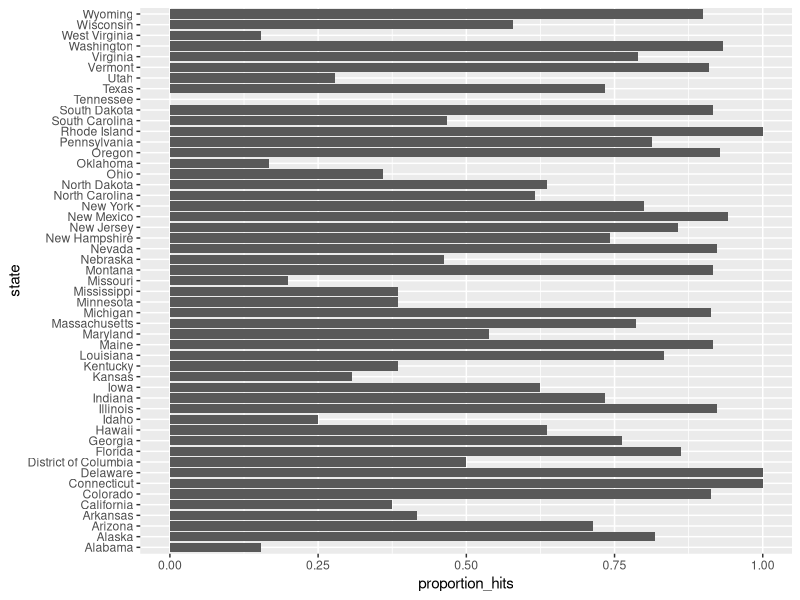
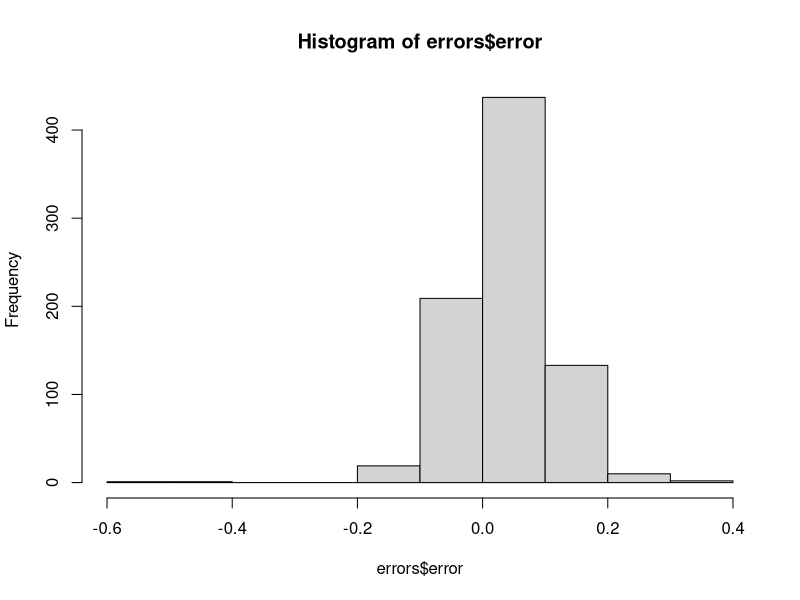
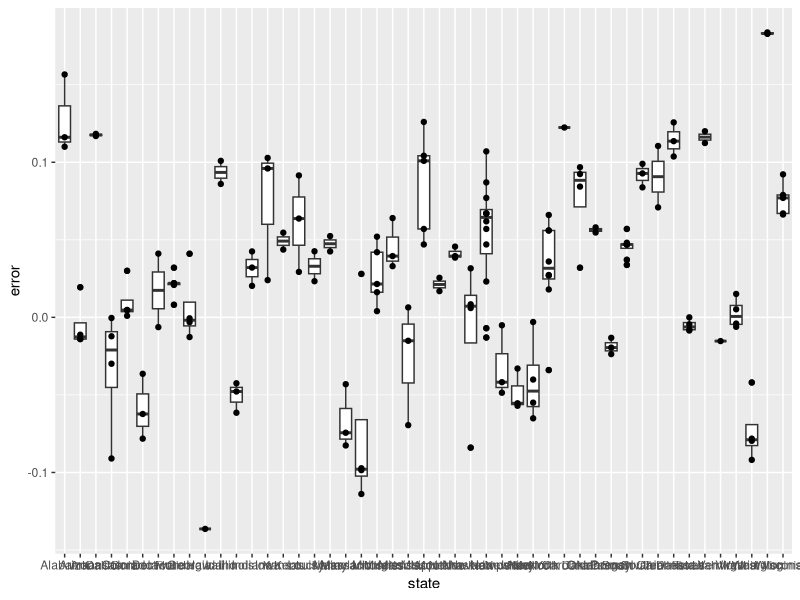
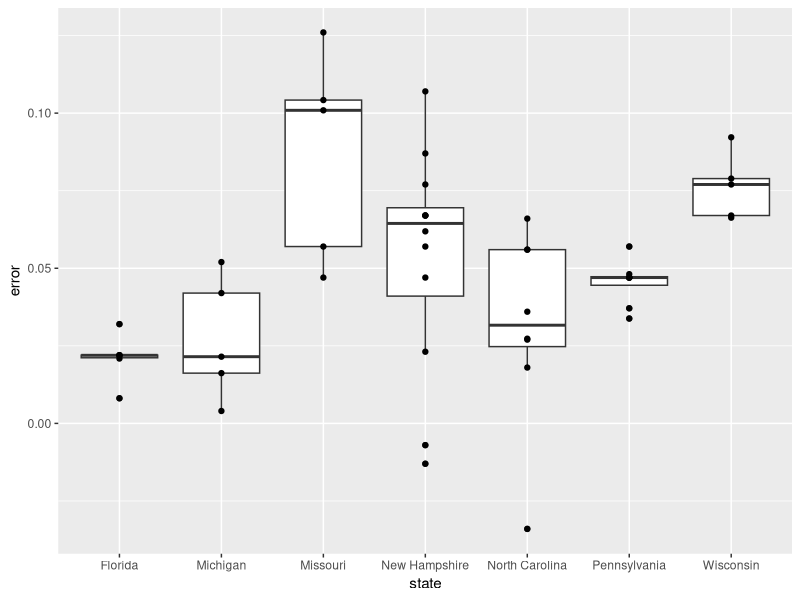
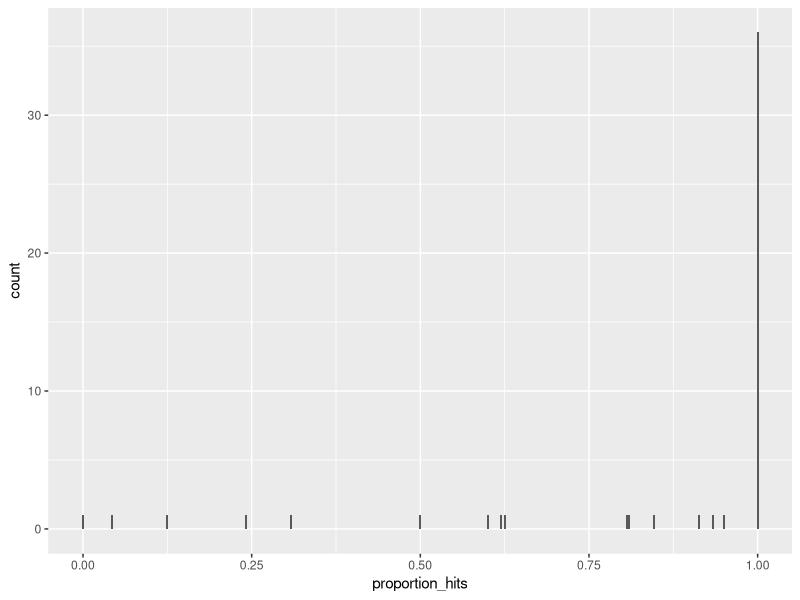
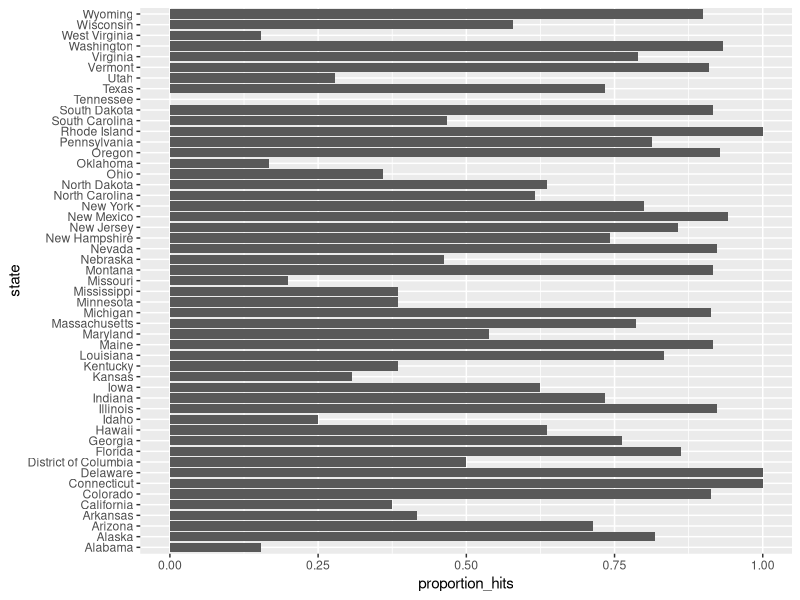
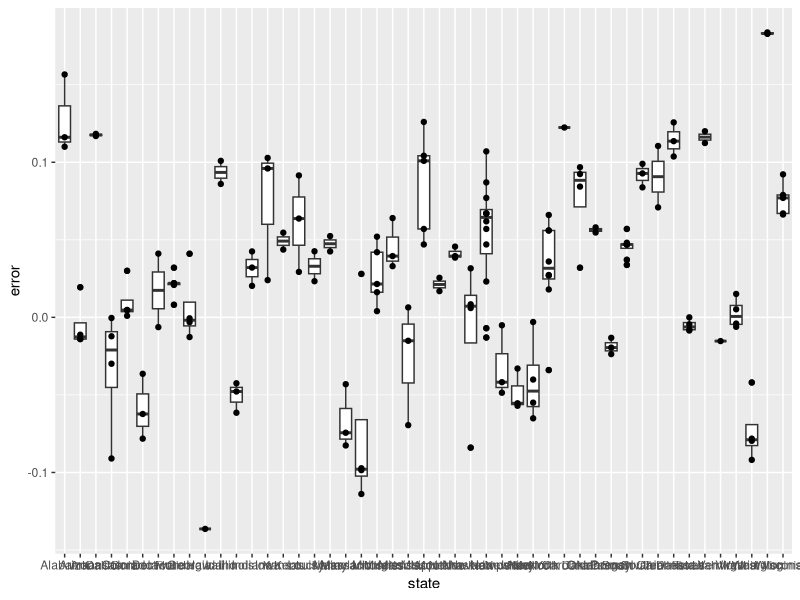
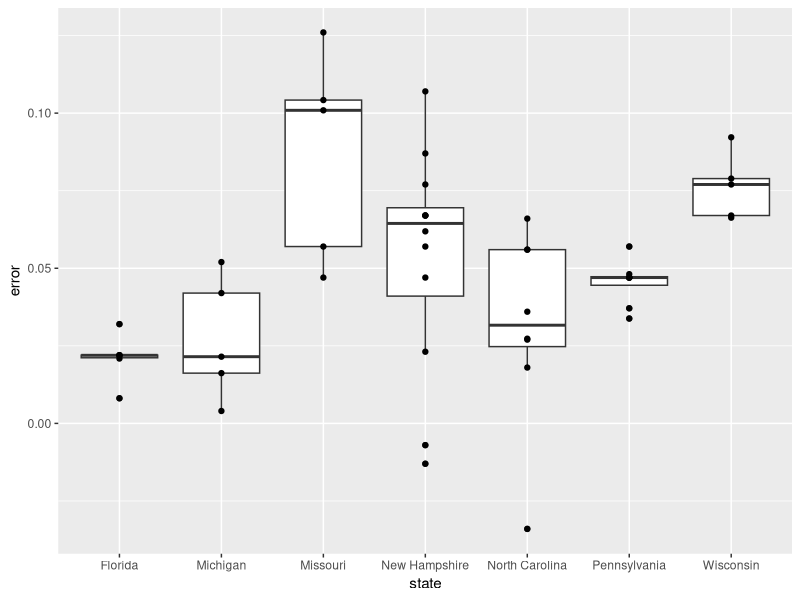

Write the R code that produced these figures, in order. (Note: this script raises an error after producing the figures.)
# Load the libraries and data
library(dplyr)
library(dslabs)
library(tidyverse)
data("polls_us_election_2016")
names(polls_us_election_2016)

# Create a table called `polls` that filters by  state, date, and reports the spread
polls <- polls_us_election_2016 %>% 
  filter(state != "U.S." & enddate >= "2016-10-31") %>% 
  mutate(spread = rawpoll_clinton/100 - rawpoll_trump/100)
names(polls)

# Create an object called `cis` that has the estimate of the proportion of Clinton voters for each poll, standard error of the spread and its confident intervals
cis <- polls %>% mutate(X_hat=(spread+1)/2, se=2*sqrt(X_hat*(1-X_hat)/samplesize),lower=spread - qnorm(0.975)*se, upper=spread + qnorm(0.975)*se) %>% 
  select(state, startdate, enddate, pollster, grade, spread, lower, upper)

# Add the actual results to the `cis` data set
add <- results_us_election_2016 %>% mutate(actual_spread = clinton/100 - trump/100) %>% select(state, actual_spread)
ci_data <- cis %>% mutate(state = as.character(state)) %>% left_join(add, by = "state")
names(ci_data)
# Create an object that summarizes the proportion of confidence intervals that contain the actual value.
p_hits <- ci_data %>% mutate(hit = (actual_spread >= lower & actual_spread <=upper)) %>% summarize(proportion_hits=mean(hit))
p_hits

# proportion of hits for each pollster that has at least 5 polls.
add <- results_us_election_2016 %>% mutate(actual_spread = clinton/100 - trump/100) %>% select(state, actual_spread)
ci_data <- cis %>% mutate(state = as.character(state)) %>% left_join(add, by = "state")
p_hits <- ci_data %>% mutate(hit = (actual_spread >= lower & actual_spread <=upper)) %>% group_by(pollster) %>% filter(n() >= 5) %>% summarize(proportion_hits=mean(hit)) %>% arrange
p_hits
# Stratify by pollsters
p_hits <- ci_data %>% 
  mutate(hit = (actual_spread >= lower & actual_spread <=upper)) %>% 
  group_by(pollster) %>% 
  filter(n() >= 5) %>% 
  summarize(proportion_hits=mean(hit), n=n(), grade=grade[1]) %>% 
  arrange(desc(proportion_hits))
p_hits
# Stratify by state and plot the data
p_hits <- ci_data %>% 
  mutate(hit = (actual_spread >= lower & actual_spread <=upper)) %>% 
  group_by(state) %>% 
  filter(n() >= 5) %>% 
  summarize(proportion_hits=mean(hit), n=n()) %>% 
  arrange(desc(proportion_hits))
p_hits
p_hits %>% ggplot(aes(state,proportion_hits)) + geom_bar(stat = "identity") + coord_flip()
ggsave("figs/simulated-vs-actual-results-by-state.png")

# Calculate the difference between the predicted and actual spread to indicate if the correct winner was predicted
errors <- ci_data %>% mutate(error = spread - actual_spread, hit = sign(spread) == sign(actual_spread))
errors
# Examine the last 6 rows of `errors`
tail(errors,n=6)
# Histogram of the errors
hist(errors$error)
# Median of the errors (GENERAL BIAS)
median(errors$error)

# Boxplot showing the errors by state for polls with grades B+ or higher
errors %>% filter(grade %in% c("A+", "A", "A-", "B+")) %>% 
  ggplot(aes(state, error)) + geom_boxplot() + geom_point()
ggsave("figs/simulated-vs-actual-error-barplot.png")

# Boxplot showing the errors by state for states with at least 5 polls with grades B+ or higher
errors %>% filter(grade %in% c("A+", "A", "A-", "B+")) %>% 
  group_by(state) %>% 
  filter(n()>=5) %>% 
  ggplot(aes(state, error)) + geom_boxplot() + geom_point()
ggsave("figs/simulated-vs-actual-error-boxplot-by-state.png")

# Proportion of hits for each state that has more than 5 polls
p_hits <- errors %>% group_by(state) %>% 
  filter(n()>=5) %>% 
  summarize(proportion_hits=mean(hit), n=n()) %>%
  ggplot(aes(proportion_hits)) + geom_bar()
p_hits
#Plotting prediction results
p_hits %>% reorder(state, proportion_hits) %>% ggplot(aes(proportion_hits)) + geom_bar() + coord_flip()
ggsave("figs/bar-error")
